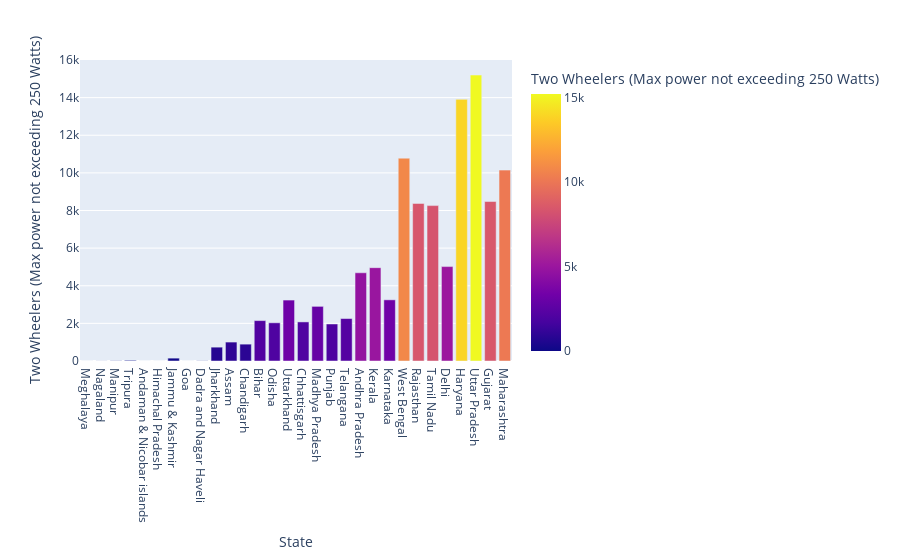

The cell this chart's notebook holds for it:
### Code cell
fig = px.bar(data,x = 'State',y = 'Two Wheelers (Max power not exceeding 250 Watts)',color = 'Two Wheelers (Max power not exceeding 250 Watts)')
pio.show(fig)

### Figure 1 — Plotly figure (JSON) as saved in the notebook; plotly's stock layout.template omitted (floating-point values rounded to 4 significant figures)
{"data": [{"alignmentgroup": "True", "hovertemplate": "State=%{x}<br>Two Wheelers (Max power not exceeding 250 Watts)=%{marker.color}<extra></extra>", "legendgroup": "", "marker": {"color": [0, 3, 11, 36, 0, 0, 152, 0, 9, 736, 1006, 896, 2148, 2031, 3239, 2078, 2904, 1968, 2256, 4689, 4961, 3252, 10781, 8375, 8260, 5018, 13908, 15199, 8476, 10146], "coloraxis": "coloraxis", "pattern": {"shape": ""}}, "name": "", "offsetgroup": "", "orientation": "v", "showlegend": false, "textposition": "auto", "type": "bar", "x": ["Meghalaya", "Nagaland", "Manipur", "Tripura", "Andaman & Nicobar islands", "Himachal Pradesh", "Jammu & Kashmir", "Goa", "Dadra and Nagar Haveli", "Jharkhand", "Assam", "Chandigarh", "Bihar", "Odisha", "Uttarkhand", "Chhattisgarh", "Madhya Pradesh", "Punjab", "Telangana", "Andhra Pradesh", "Kerala", "Karnataka", "West Bengal", "Rajasthan", "Tamil Nadu", "Delhi", "Haryana", "Uttar Pradesh", "Gujarat", "Maharashtra"], "xaxis": "x", "y": [0, 3, 11, 36, 0, 0, 152, 0, 9, 736, 1006, 896, 2148, 2031, 3239, 2078, 2904, 1968, 2256, 4689, 4961, 3252, 10781, 8375, 8260, 5018, 13908, 15199, 8476, 10146], "yaxis": "y"}], "layout": {"autosize": true, "barmode": "relative", "coloraxis": {"colorbar": {"title": {"text": "Two Wheelers (Max power not exceeding 250 Watts)"}}, "colorscale": [[0, "#0d0887"], [0.1111, "#46039f"], [0.2222, "#7201a8"], [0.3333, "#9c179e"], [0.4444, "#bd3786"], [0.5556, "#d8576b"], [0.6667, "#ed7953"], [0.7778, "#fb9f3a"], [0.8889, "#fdca26"], [1, "#f0f921"]]}, "legend": {"tracegroupgap": 0}, "margin": {"t": 60}, "xaxis": {"anchor": "y", "autorange": true, "domain": [0, 1], "range": [-0.5, 29.5], "title": {"text": "State"}, "type": "category"}, "yaxis": {"anchor": "x", "autorange": true, "domain": [0, 1], "range": [0, 16000.0], "title": {"text": "Two Wheelers (Max power not exceeding 250 Watts)"}, "type": "linear"}}}
